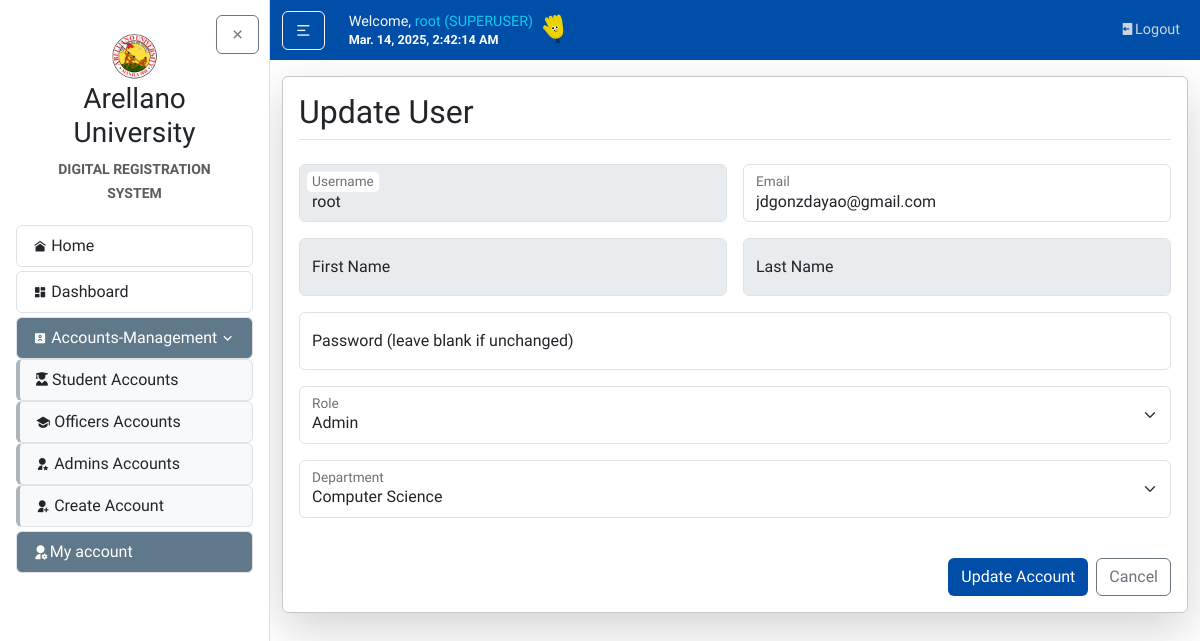
Screenshot of /accounts/update/1/ (signed in) with the database file from the repository.
### accounts/models.py (models this page shows)
class CustomUser(AbstractUser):
    ROLES = (
        ('SUPERUSER', 'Superuser'),
        ('ADMIN', 'Admin'),
        ('OFFICER', 'Enrollment Officer'),
        ('STUDENT', 'Student'),
    )
    role = models.CharField(max_length=20, choices=ROLES, default='STUDENT')
    email = models.EmailField()
    created_by = models.ForeignKey(
        settings.AUTH_USER_MODEL,
        on_delete=models.SET_NULL,
        null=True,
        blank=True,
        related_name="created_users"
    )
    def __str__(self):
        return f"{self.username} ({self.role})"

### accounts/views.py (the view, shortened to what this page needs)
# urls.py: path('update/<int:user_id>/', views.update_user, name='account-update'),
@login_required
def update_user(request, user_id):
    try:
        user_obj = CustomUser.objects.get(id=user_id)
    except CustomUser.DoesNotExist:
        messages.warning(request, "User not found")
        return redirect('student-list')
    context = {'user_obj': user_obj}
    context['departments'] = Department.objects.all()
    context['roles'] = ['ADMIN', 'OFFICER', 'STUDENT']
    return render(request, 'accounts/update_user.html', context)

### accounts/templates/accounts/update_user.html (shortened to what this page needs)
{% extends "home/layout.html" %}
{% block body %}
<article class="content-section border-secondary-subtle rounded p-3 shadow-lg">
    <h2 class="mb-4 border-bottom pb-2">Update User</h2>
    <form method="post" class="needs-validation" novalidate>
        <div class="row g-3">
            <div class="col-md-6">
                <div class="form-floating mb-3">
                    <input type="text" class="form-control readonly-field" id="username" name="username" value="{{ user_obj.username }}" readonly placeholder="Username">
                    <label for="username">Username</label>
                </div>
            </div>
            <div class="col-md-6">
                <div class="form-floating mb-3">
                    <input type="email" class="form-control" id="email" name="email" value="{{ user_obj.email }}" required placeholder="Email">
                    <label for="email">Email</label>
                </div>
            </div>
        </div>
        <div class="row g-3">
            <div class="col-md-6">
                <div class="form-floating mb-3">
                    <input type="text" class="form-control readonly-field" id="first_name" name="first_name" value="{{ user_obj.first_name }}" readonly placeholder="First Name">
                    <label for="first_name">First Name</label>
                </div>
            </div>
            <div class="col-md-6">
                <div class="form-floating mb-3">
                    <input type="text" class="form-control readonly-field" id="last_name" name="last_name" value="{{ user_obj.last_name }}" readonly placeholder="Last Name">
                    <label for="last_name">Last Name</label>
                </div>
            </div>
        </div>
        <div class="row g-3">
            <div class="col-12">
                <div class="form-floating mb-3">
                    <input type="password" class="form-control" id="password" name="password" placeholder="Password" autocomplete="off">
                    <label for="password">Password (leave blank if unchanged)</label>
                </div>
            </div>
        </div>
        {% if user_obj.role != "STUDENT" %}
            {% if request.user.role|lower == "officer" %}
                <input type="hidden" name="role" value="{{ user_obj.role }}">
            {% elif request.user.is_superuser %}
                <div class="row g-3">
                    <div class="col-12">
                        <div class="form-floating mb-3">
                            <select class="form-select" id="role" name="role" aria-label="Select role">
                                {% for role in roles %}
                                    <option value="{{ role }}" {% if user_obj.role == role %}selected{% endif %}>{{ role|title }}</option>
                                {% endfor %}
                            </select>
                            <label for="role">Role</label>
                        </div>
                    </div>
                </div>
            {% endif %}
        {% endif %}
        {% if user_obj.role not in "[STUDENT,ADMIN]" %}
            <div id="departmentRow" class="row g-3">
                <div class="col-12">
                    <div class="form-floating mb-3">
                        {% if request.user.role|lower == "officer" %}
                            <input type="text" class="form-control readonly-field" value="{{ profile.department.name }}" readonly>
                            <input type="hidden" name="department" value="{{ profile.department.id }}">
                        {% else %}
                            <select class="form-select" id="department" name="department" required>
                                {% for dept in departments %}
                                    <option value="{{ dept.id }}" {% if profile and dept.id == profile.department.id %}selected{% endif %}>{{ dept.name }}</option>
                                {% endfor %}
                            </select>
                        {% endif %}
                        <label for="department">Department</label>
                    </div>
                </div>
            </div>
        {% endif %}
        <div class="mt-4 d-flex justify-content-end gap-2">
            <button type="submit" class="btn myPrimary text-white">
                Update Account
            </button>
            <a href="{% url 'student-list' %}" class="btn btn-outline-secondary">
                Cancel
            </a>
        </div>
    </form>
</article>
{% endblock body %}

### home/templates/home/layout.html (shortened to what this page needs)
{% load static %}
<!DOCTYPE html>
<html lang="en">
<head>
  <link rel="stylesheet" type="text/css" href="{% static 'home/main.css' %}">
  <link href="https://cdn.jsdelivr.net/npm/bootstrap@5.3.3/dist/css/bootstrap.min.css" rel="stylesheet">
  <link rel="stylesheet" href="https://cdnjs.cloudflare.com/ajax/libs/remixicon/4.6.0/remixicon.css">
  <link rel="stylesheet" href="//cdn.datatables.net/2.2.2/css/dataTables.dataTables.min.css">
  <link rel="stylesheet" href="https://cdn.jsdelivr.net/npm/flatpickr/dist/flatpickr.min.css">
</head>
<body>
    <div class="full-nav-bg"></div>
    <div id="page-wrapper" class="d-flex" style="min-height: 100vh;">
        {% include "home/sidebar.html" %}
        <div id="content-wrapper" class="flex-grow-1">
            <header class="site-header">
                <nav class="navbar navbar-expand-md ">
                    <div class="container">
                        <div class="navbar-nav align-items-xl-center">
                            <button id="sidebarToggle" class="btn btn-outline-light me-3 my-auto">
                                <i class="ri-menu-2-line"></i>
                            </button>
                        </div>
                        <div class="ms-2 me-auto my-auto">
                            <h5 class="d-flex align-items-end gap-1 mb-1">
                                <span class="text-light nav-font">
                                    {% if user.is_authenticated %}
                                        Welcome, <span class="text-info">{{ request.user }} {{ request.user.userprofile.userrole }}</span> <br>
                                    {% endif %}
                                    <small id="clock" class="my-auto text-white fw-bold"></small>
                                </span>
                                <span><img src="{% static "home/images/hand.gif" %}" alt="" style="height: 2em; width: auto; vertical-align: middle;"></span>
                            </h5>
                        </div>
                        <div class="navbar-nav ms-auto nav-font">
                            {% if user.is_authenticated %}
                                <a class="nav-item nav-link" href="{% url "logout" %}"><i class="ri-logout-box-fill "></i>Logout</a>
                            {% endif %}
                        </div>
                    </div>
                </nav>
            </header>
            <main id="main-content" role="main" class="container mt-3">
                <div class="row">
                    <div class="col">
                    {% block body %}{% endblock %}
                    </div>
                </div>
            </main>
        </div>
    </div>
</body>
</html>

### home/static/home/main.css (style rules this page uses)
body { background: #fafafa; color: #333333; font-family: 'Varela Round', sans-serif!important; }
h1, h2, h3, h4, h5, h6 { color: #444444; font-size: calc(1rem + 0.8vw); margin-bottom: 1rem; }
.myPrimary { background-color: #004EA8!important; }
.full-nav-bg { position: fixed; top: 0; left: 0; width: 100%; height: 60px; background-color: #004EA8; z-index: 1000; }
.site-header { position: sticky; top: 0; z-index: 1000; }
.navbar-nav { flex-wrap: wrap; gap: 0.5rem; }
.navbar-nav .nav-link { color: #cbd5db; transition: color 0.2s ease; }
.nav-font { font-size: clamp(0.7rem, 1.2vw, 1rem); }
.content-section { background: #ffffff; padding: 1.25rem; border: 1px solid #dddddd; border-radius: 0.5rem; margin-bottom: 1.5rem; }
#page-wrapper { min-height: 100vh; overflow: hidden; }
#content-wrapper { flex: 1; overflow-y: auto; height: 100vh; }
button, input[type="submit"] { margin-top: 10px; }
.container { max-width: 1490px!important; }
html { scroll-behavior: smooth; }

### accounts/templates/accounts/update_user.html (style rules this page uses)
.form-control, .form-select { width: 100% !important; }
.readonly-field { background-color: #e9ecef !important; }

### rows the page displays
CustomUser: user "root (SUPERUSER)", username "root", email "jdgonzdayao@gmail.com"

### other values shown
form field role "Admin"
form field department "Computer Science"
